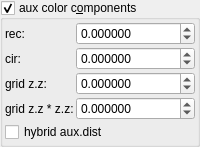
    <widget class="MyGroupBox" name="groupCheck_fold_color_aux_color_enabled">
     <property name="title">
      <string>aux color c&amp;omponents</string>
     </property>
     <property name="checkable">
      <bool>true</bool>
     </property>
     <layout class="QVBoxLayout" name="verticalLayout_12">
      <property name="leftMargin">
       <number>2</number>
      </property>
      <property name="topMargin">
       <number>2</number>
      </property>
      <property name="rightMargin">
       <number>2</number>
      </property>
      <property name="bottomMargin">
       <number>2</number>
      </property>
      <item>
       <layout class="QGridLayout" name="gridLayout_23" columnstretch="0,1">
        <property name="spacing">
         <number>2</number>
        </property>
        <item row="2" column="0">
         <widget class="QLabel" name="label_59">
          <property name="text">
           <string>cir:</string>
          </property>
         </widget>
        </item>
        <item row="1" column="1">
         <widget class="MyDoubleSpinBox" name="spinbox4_fold_color_difs_0000_x">
          <property name="sizePolicy">
           <sizepolicy hsizetype="Minimum" vsizetype="Maximum">
            <horstretch>0</horstretch>
            <verstretch>0</verstretch>
           </sizepolicy>
          </property>
          <property name="prefix">
           <string/>
          </property>
          <property name="suffix">
           <string/>
          </property>
          <property name="decimals">
           <number>6</number>
          </property>
          <property name="minimum">
           <double>-100.000000000000000</double>
          </property>
          <property name="maximum">
           <double>100.000000000000000</double>
          </property>
          <property name="singleStep">
           <double>0.100000000000000</double>
          </property>
         </widget>
        </item>
        <item row="2" column="1">
         <widget class="MyDoubleSpinBox" name="spinbox4_fold_color_difs_0000_y">
          <property name="sizePolicy">
           <sizepolicy hsizetype="Minimum" vsizetype="Maximum">
            <horstretch>0</horstretch>
            <verstretch>0</verstretch>
           </sizepolicy>
          </property>
          <property name="prefix">
           <string/>
          </property>
          <property name="suffix">
           <string/>
          </property>
          <property name="decimals">
           <number>6</number>
          </property>
          <property name="minimum">
           <double>-100.000000000000000</double>
          </property>
          <property name="maximum">
           <double>100.000000000000000</double>
          </property>
          <property name="singleStep">
           <double>0.100000000000000</double>
          </property>
         </widget>
        </item>
        <item row="3" column="1">
         <widget class="MyDoubleSpinBox" name="spinbox4_fold_color_difs_0000_z">
          <property name="sizePolicy">
           <sizepolicy hsizetype="Minimum" vsizetype="Maximum">
            <horstretch>0</horstretch>
            <verstretch>0</verstretch>
           </sizepolicy>
          </property>
          <property name="prefix">
           <string/>
          </property>
          <property name="suffix">
           <string/>
          </property>
          <property name="decimals">
           <number>6</number>
          </property>
          <property name="minimum">
           <double>-100.000000000000000</double>
          </property>
          <property name="maximum">
           <double>100.000000000000000</double>
          </property>
          <property name="singleStep">
           <double>0.100000000000000</double>
          </property>
         </widget>
        </item>
        <item row="4" column="1">
         <widget class="MyDoubleSpinBox" name="spinbox4_fold_color_difs_0000_w">
          <property name="sizePolicy">
           <sizepolicy hsizetype="Minimum" vsizetype="Maximum">
            <horstretch>0</horstretch>
            <verstretch>0</verstretch>
           </sizepolicy>
          </property>
          <property name="prefix">
           <string/>
          </property>
          <property name="suffix">
           <string/>
          </property>
          <property name="decimals">
           <number>6</number>
          </property>
          <property name="minimum">
           <double>-100.000000000000000</double>
          </property>
          <property name="maximum">
           <double>100.000000000000000</double>
          </property>
          <property name="singleStep">
           <double>0.100000000000000</double>
          </property>
         </widget>
        </item>
        <item row="1" column="0">
         <widget class="QLabel" name="label_60">
          <property name="text">
           <string>rec:</string>
          </property>
         </widget>
        </item>
        <item row="3" column="0">
         <widget class="QLabel" name="label_61">
          <property name="text">
           <string>grid z.z:</string>
          </property>
         </widget>
        </item>
        <item row="4" column="0">
         <widget class="QLabel" name="label_62">
          <property name="text">
           <string>grid z.z * z.z:</string>
          </property>
         </widget>
        </item>
        <item row="5" column="0" colspan="2">
         <widget class="MyCheckBox" name="checkBox_transf_function_enabledJ_false">
          <property name="text">
           <string>hybrid aux.dist</string>
          </property>
         </widget>
        </item>
       </layout>
      </item>
     </layout>
    </widget>
